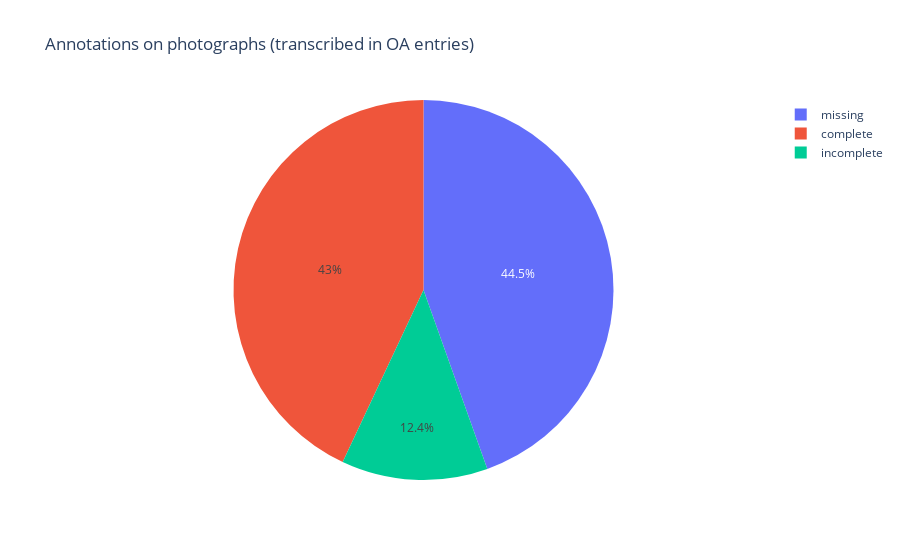

The cell this chart's notebook holds for it:
### Markdown cell above
### 3.3.1 Complete/incomplete/missing transcriptions - pie chart

### Code cell
import pandas as pd
import plotly.express as px

#overall vision on Annotations
data_df = pd.read_csv('data/F_OA_selected_data.csv')
all_inv = data_df[["INVN_F", "DTZG_OAcentury"]]
all_inv = all_inv.rename(columns={"INVN_F": "Inv", "DTZG_OAcentury": "century"}).reset_index(drop=True)
OAnotes_df = pd.read_csv('data/1_working_data/1_OAnotes03.csv')

#sostituisci value con complete/incomplete
def check(row):
    if "..." in str(row["Note"]):
        status = "incomplete"
    else:
        status = "complete"
    return status

OAnotes_df["status"] = OAnotes_df.apply(check, axis=1)
merged = all_inv.merge(OAnotes_df, how='left', on="Inv").reset_index(drop=True)
merged['status'] = merged['status'].fillna('missing')

#
fig3_1 = px.pie(new, values='count', names="status",
              title='Annotations on photographs (transcribed in OA entries)',

                color_discrete_map={
                "complete": "rgb(211, 156, 131)",
                    "incomplete": "rgb(224, 194, 162)",
                    "missing": "rgb(237, 229, 207)"},
              labels = new['status'], hover_name='status',
              hover_data = {'status':True}
             )

fig3_1.show()
fig3_1.write_html("data/2_data_viz/3.1.html")

### Figure 1 — Plotly figure (JSON) as saved in the notebook; plotly's stock layout.template omitted (floating-point values rounded to 4 significant figures)
{"data": [{"customdata": [["missing"], ["complete"], ["incomplete"]], "domain": {"x": [0, 1], "y": [0, 1]}, "hovertemplate": "<b>%{hovertext}</b><br><br>status=%{customdata[0]}<br>count=%{value}<extra></extra>", "hovertext": ["missing", "complete", "incomplete"], "labels": ["missing", "complete", "incomplete"], "legendgroup": "", "name": "", "showlegend": true, "values": [1475, 1424, 412], "type": "pie"}], "layout": {"legend": {"tracegroupgap": 0}, "title": {"text": "Annotations on photographs (transcribed in OA entries)"}}}
